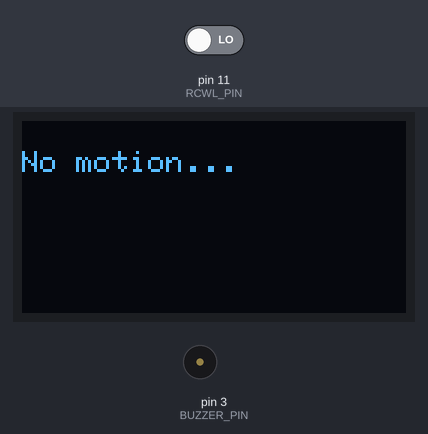
This sketch was run on a simulated Arduino Uno, built with avr-gcc and run on an emulated ATmega328P. On the bench: 128×64 one-colour display, buzzer (waves = sounding, pin HIGH). Inputs (shaded band) come from the test bench; at power-on: pin 11 (RCWL_PIN) LOW. What the sketch prints to the serial monitor is not drawn.

Above: at 2.7 s.
2.8 s: pin 11 (RCWL_PIN) driven HIGH
At 4.0 s:
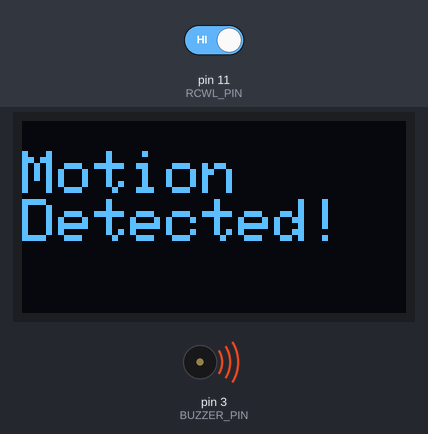
4.3 s: pin 11 (RCWL_PIN) driven LOW
At 5.4 s:
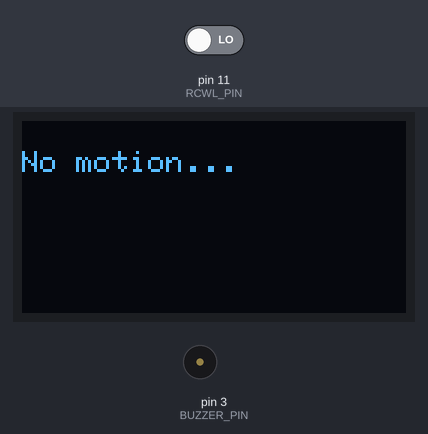
Timing chart, 0 to 7.3 s (numbered marks = the images above; inputs shaded):
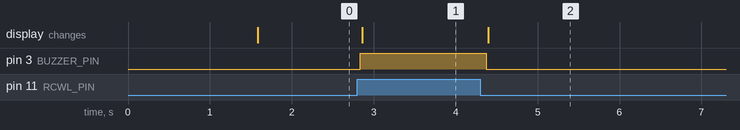

Measured:
- after the input at 2.8 s, pin 3 (BUZZER_PIN): LOW → HIGH at once; the display: changes after 0.06 s (image 1)
- after the input at 4.3 s, pin 3 (BUZZER_PIN): HIGH → LOW after 0.07 s; the display: changes after 0.10 s (image 2)

The sketch:

Arduino_Uno_R3_-_RCWL0516_trial_security_sys.ino
```cpp
//----------------------------------------------------------------
// Arduino Uno R3 RCWL0516 security system
//
// Vincent Tjoa
// July 10, 2025

#include <Wire.h>
#include <Adafruit_GFX.h>
#include <Adafruit_SSD1306.h>

// Pin Definitions
#define RCWL_PIN     11    // Motion sensor OUT
#define BUZZER_PIN    3    // Buzzer control pin

// OLED Setup
#define SCREEN_WIDTH 128
#define SCREEN_HEIGHT 64
#define OLED_RESET    -1
Adafruit_SSD1306 display(SCREEN_WIDTH, SCREEN_HEIGHT, &Wire, OLED_RESET);

void setup() {
  Serial.begin(115200);

  pinMode(RCWL_PIN, INPUT);
  pinMode(BUZZER_PIN, OUTPUT);
  digitalWrite(BUZZER_PIN, LOW);

  if (!display.begin(SSD1306_SWITCHCAPVCC, 0x3C)) {
    Serial.println("OLED failed");
    while (true);
  }

  display.clearDisplay();
  display.setTextSize(2);
  display.setTextColor(SSD1306_WHITE);
  display.setCursor(0, 0);
  display.println("RCWL Ready");
  display.display();
  delay(1500);
}

void loop() {
  bool motionDetected = digitalRead(RCWL_PIN) == HIGH;

  digitalWrite(BUZZER_PIN, motionDetected ? HIGH : LOW);

  display.clearDisplay();
  display.setTextSize(2);
  display.setCursor(0, 10);
  if (motionDetected) {
    display.println("Motion");
    display.println("Detected!");
  } else {
    display.setTextSize(1);
    display.println("No motion...");
  }
  display.display();

  Serial.print("Motion: ");
  Serial.println(motionDetected ? "YES" : "NO");

  delay(100);  // debounce and reduce flickering
}
```
